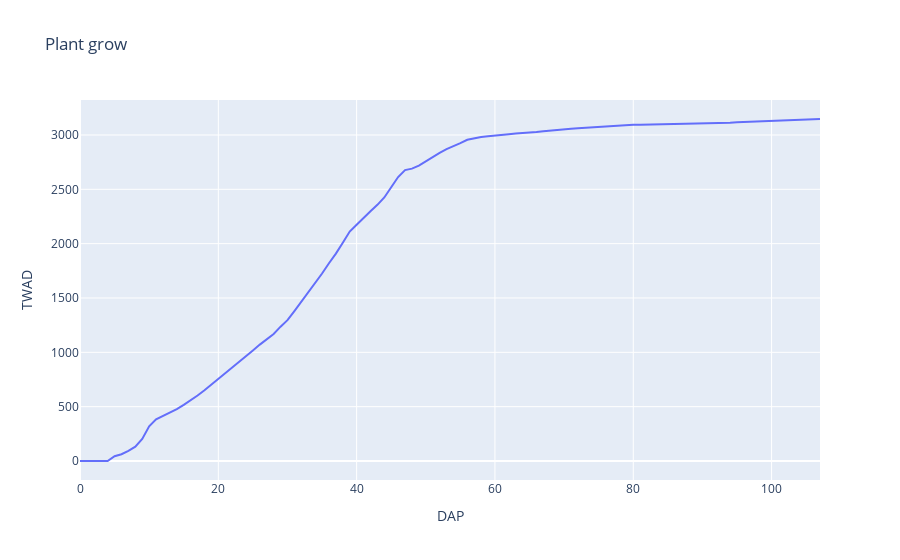

Source (notebook cell):
### Code cell
fig = dssat.output.plot(x='DAP', y='TWAD', title='Plant grow')
fig.show()

### Figure 1 — Plotly figure (JSON) as saved in the notebook; plotly's stock layout.template omitted (floating-point values rounded to 4 significant figures)
{"data": [{"hovertemplate": "DAP=%{x}<br>TWAD=%{y}<extra></extra>", "legendgroup": "", "line": {"color": "#636efa", "dash": "solid"}, "marker": {"symbol": "circle"}, "mode": "lines", "name": "", "orientation": "v", "showlegend": false, "type": "scatter", "x": [0, 1, 2, 3, 4, 5, 6, 7, 8, 9, 10, 11, 12, 13, 14, 15, 16, 17, 18, 19, 20, 21, 22, 23, 24, 25, 26, 27, 28, 29, 30, 31, 32, 33, 34, 35, 36, 37, 38, 39, 40, 41, 42, 43, 44, 45, 46, 47, 48, 49, 50, 51, 52, 53, 54, 55, 56, 57, 58, 59, 60, 61, 62, 63, 64, 65, 66, 67, 68, 69, 70, 71, 72, 73, 74, 75, 76, 77, 78, 79, 80, 81, 82, 83, 84, 85, 86, 87, 88, 89, 90, 91, 92, 93, 94, 95, 96, 97, 98, 99, 100, 101, 102, 103, 104, 105, 106, 107], "xaxis": "x", "y": [0, 0, 0, 0, 0, 44, 62, 94, 132, 203, 319, 383, 412, 441, 477, 516, 558, 603, 651, 702, 757, 810, 861, 911, 965, 1017, 1071, 1122, 1169, 1236, 1296, 1380, 1467, 1550, 1631, 1725, 1820, 1908, 2008, 2111, 2174, 2239, 2298, 2357, 2425, 2519, 2613, 2677, 2690, 2718, 2758, 2797, 2835, 2870, 2895, 2925, 2956, 2969, 2981, 2988, 2996, 3001, 3007, 3013, 3016, 3023, 3028, 3035, 3042, 3048, 3052, 3057, 3062, 3066, 3071, 3076, 3081, 3086, 3092, 3093, 3094, 3095, 3096, 3096, 3097, 3098, 3099, 3101, 3102, 3104, 3106, 3107, 3109, 3111, 3113, 3116, 3118, 3120, 3122, 3125, 3128, 3131, 3133, 3136, 3139, 3141, 3144, 3147], "yaxis": "y"}], "layout": {"legend": {"tracegroupgap": 0}, "title": {"text": "Plant grow"}, "xaxis": {"anchor": "y", "domain": [0, 1], "title": {"text": "DAP"}}, "yaxis": {"anchor": "x", "domain": [0, 1], "title": {"text": "TWAD"}}}}
